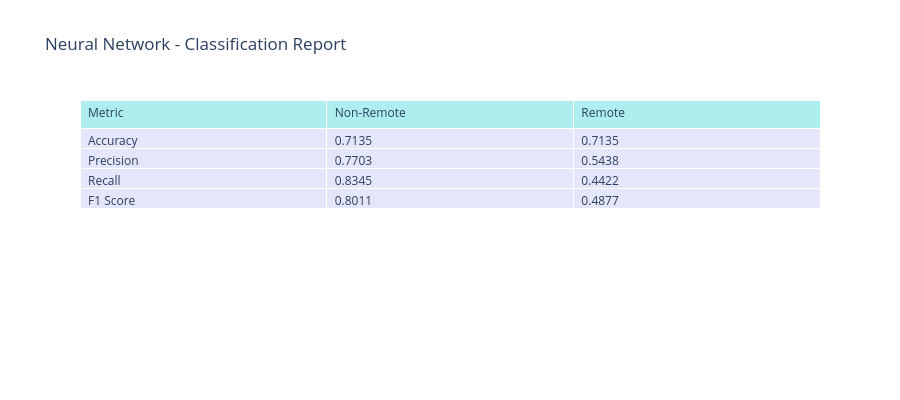
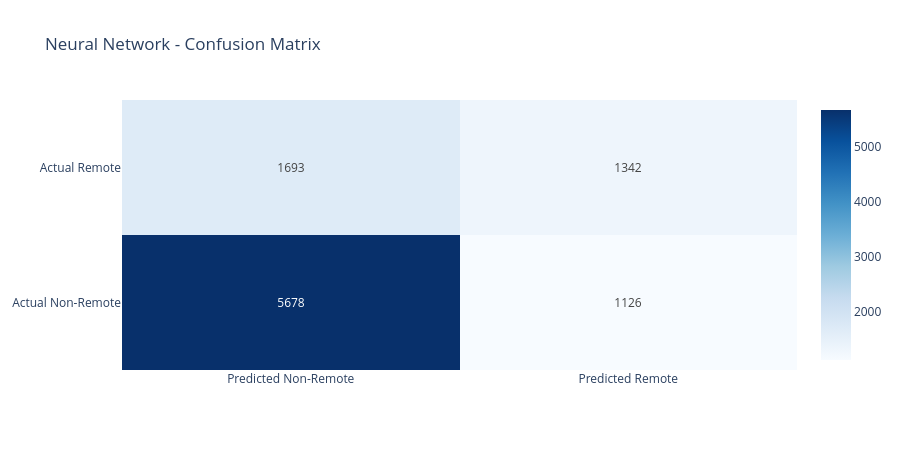

Write notebook code for charts like these, in order.
### Markdown cell above
## **Neural Network with no Iteration Limit**

### Code cell
architecture = (256, 128, 64)
activation = 'relu'
alpha = 0.001

mlp_best = MLPClassifier(
    hidden_layer_sizes=architecture,
    activation=activation,
    solver='adam',
    alpha=alpha,
    max_iter=10000,
    random_state=42
)

mlp_best.fit(X_train_scaled, y_train)
mlp_predictions = mlp_best.predict(X_test_scaled)

cm_mlp = confusion_matrix(y_test, mlp_predictions)
acc_mlp = accuracy_score(y_test, mlp_predictions)
report_mlp = classification_report(y_test, mlp_predictions, target_names=['Non-Remote', 'Remote'], output_dict=True)

tn_mlp, fp_mlp, fn_mlp, tp_mlp = cm_mlp.ravel()

fig = go.Figure(data=go.Table(
    header=dict(values=['Metric', 'Non-Remote', 'Remote'], fill_color='paleturquoise', align='left'),
    cells=dict(values=[
        ['Accuracy', 'Precision', 'Recall', 'F1 Score'],
        [f"{acc_mlp:.4f}", f"{report_mlp['Non-Remote']['precision']:.4f}", f"{report_mlp['Non-Remote']['recall']:.4f}", f"{report_mlp['Non-Remote']['f1-score']:.4f}"],
        [f"{acc_mlp:.4f}", f"{report_mlp['Remote']['precision']:.4f}", f"{report_mlp['Remote']['recall']:.4f}", f"{report_mlp['Remote']['f1-score']:.4f}"],
    ], fill_color='lavender', align='left')
))
fig.update_layout(
    title=f'Neural Network - Classification Report',
    template='plotly_white',
    height=400
)
fig.show()

fig = go.Figure(data=go.Heatmap(
    z=cm_mlp,
    x=['Predicted Non-Remote', 'Predicted Remote'],
    y=['Actual Non-Remote',    'Actual Remote'],
    text=[[str(tn_mlp), str(fp_mlp)], [str(fn_mlp), str(tp_mlp)]],
    texttemplate='%{text}',
    colorscale='Blues',
    showscale=True
))
fig.update_layout(
    title=f'Neural Network - Confusion Matrix',
    template='plotly_white',
    height=450
)
fig.show()

### Figure 1 — Plotly figure (JSON) as saved in the notebook; plotly's stock layout.template omitted (floating-point values rounded to 4 significant figures)
{"data": [{"cells": {"align": "left", "fill": {"color": "lavender"}, "values": [["Accuracy", "Precision", "Recall", "F1 Score"], ["0.7135", "0.7703", "0.8345", "0.8011"], ["0.7135", "0.5438", "0.4422", "0.4877"]]}, "header": {"align": "left", "fill": {"color": "paleturquoise"}, "values": ["Metric", "Non-Remote", "Remote"]}, "type": "table"}], "layout": {"height": 400, "title": {"text": "Neural Network - Classification Report"}}}

### Figure 2 — Plotly figure (JSON) as saved in the notebook; plotly's stock layout.template omitted (floating-point values rounded to 4 significant figures)
{"data": [{"colorscale": [[0, "rgb(247,251,255)"], [0.125, "rgb(222,235,247)"], [0.25, "rgb(198,219,239)"], [0.375, "rgb(158,202,225)"], [0.5, "rgb(107,174,214)"], [0.625, "rgb(66,146,198)"], [0.75, "rgb(33,113,181)"], [0.875, "rgb(8,81,156)"], [1, "rgb(8,48,107)"]], "showscale": true, "text": [["5678", "1126"], ["1693", "1342"]], "texttemplate": "%{text}", "type": "heatmap", "x": ["Predicted Non-Remote", "Predicted Remote"], "y": ["Actual Non-Remote", "Actual Remote"], "z": [[5678, 1126], [1693, 1342]]}], "layout": {"height": 450, "title": {"text": "Neural Network - Confusion Matrix"}}}
